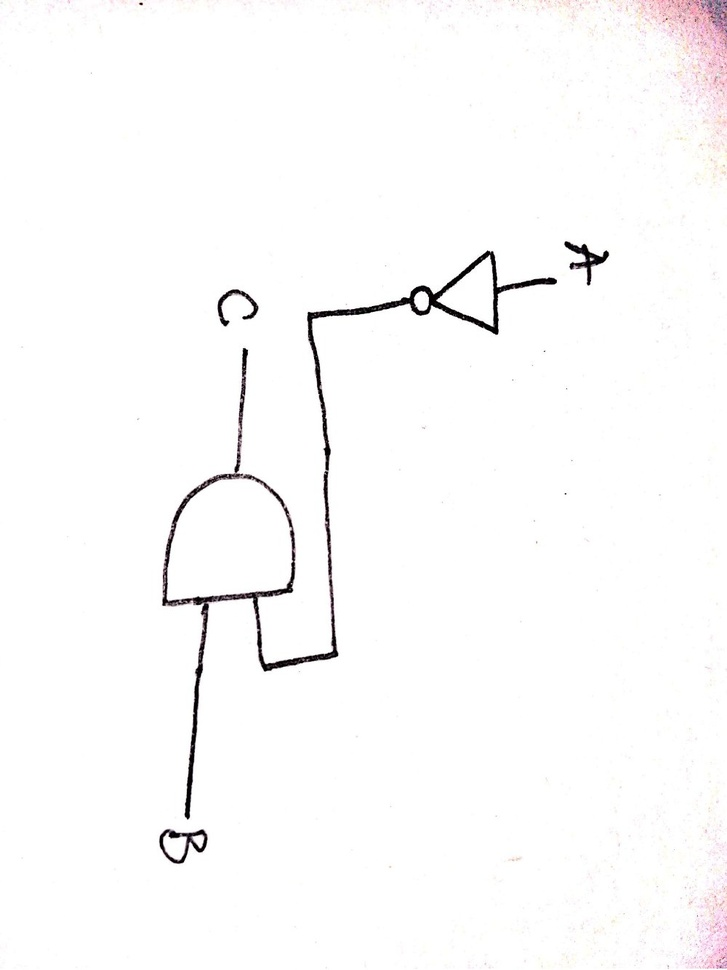
#> input picture example.jpg, 727 x 970 px, shrunk from 1000 x 1334 before the run
$ python -i image.py   (imports and definitions only)
#> lines starting #> are read from the running program, lines starting #| are printed output that depends on the picture; after the words box and inside, x2 and y2 are one past the last pixel; in counts of white or black regions, pixels touching at a corner belong together
#> further down, picture is the input picture: shape (970, 727, 3); mean B, G, R 251, 250.9, 251.5
import cv2
import numpy
from pathlib import Path


# [79 lines left out: functions load, save, draw_component_boxes, not called in this run]


def enhance(image: numpy.ndarray) -> numpy.ndarray:
    """
    Enhances the image by removing shadows and noise.

    Args:
        image (numpy.ndarray): The image to enhance.

    Returns:
        numpy.ndarray: The enhanced image.
    """

    grayscale_img = cv2.cvtColor(image, cv2.COLOR_BGR2GRAY)
    grayscale_img = cv2.fastNlMeansDenoising(grayscale_img, h=10)
    thresh_img = cv2.adaptiveThreshold(
        grayscale_img, 255,
        cv2.ADAPTIVE_THRESH_GAUSSIAN_C,
        cv2.THRESH_BINARY,
        blockSize=51, C=10
    )
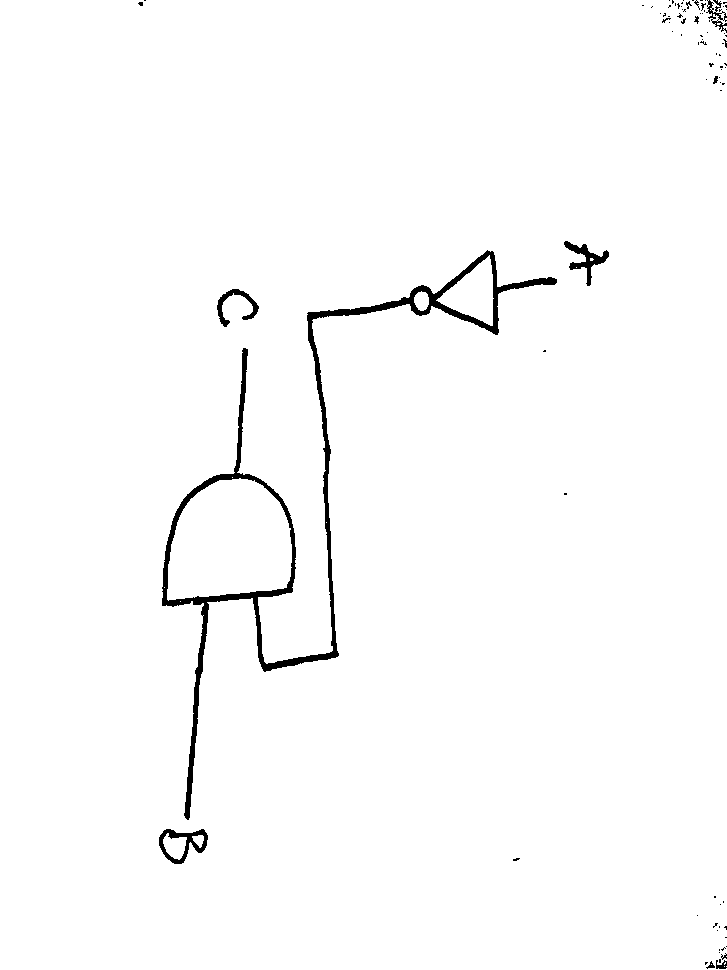
#> thresh_img: shape (970, 727); 98.4% white; 87 black regions (76 under 20 px), largest, box (x1, y1, x2, y2) and area: (162, 250, 557, 820) 8760, (159, 829, 208, 864) 619, (564, 241, 609, 286) 587

    blurred = cv2.GaussianBlur(thresh_img, (11, 11), sigmaX=0)
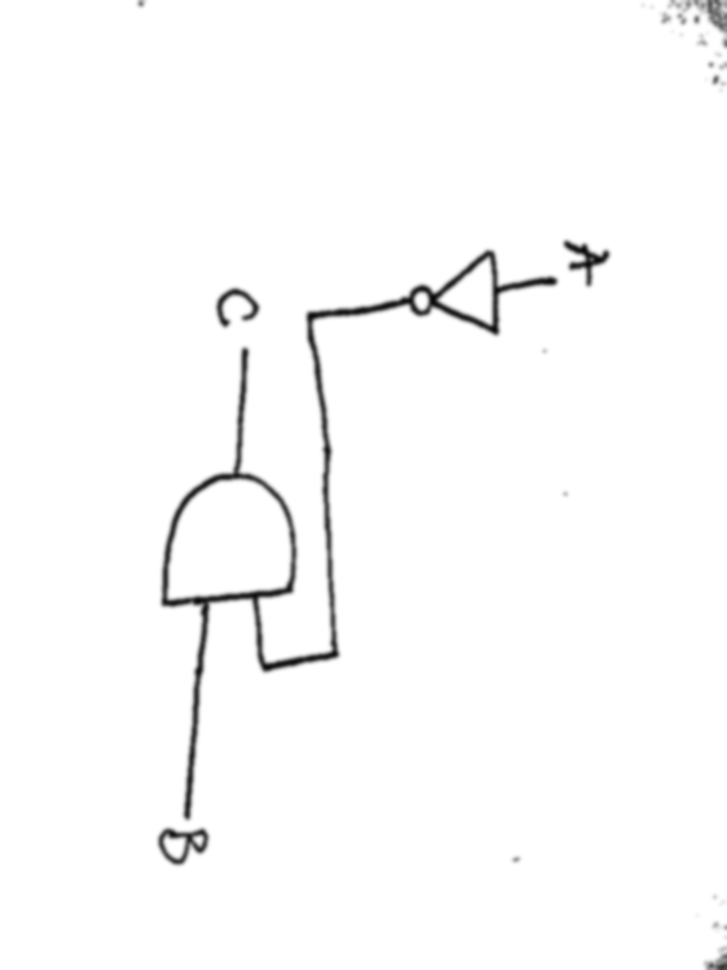
#> blurred: shape (970, 727); min 8, max 255, mean 251
    _, final = cv2.threshold(blurred, 127, 255, cv2.THRESH_BINARY)
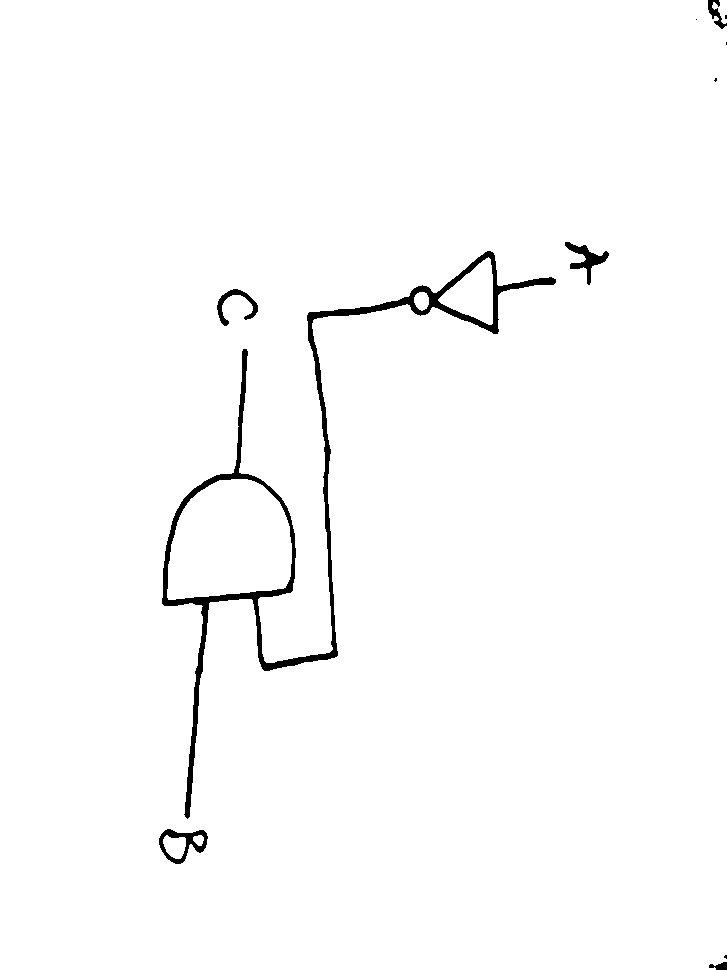
#> final: shape (970, 727); 98.5% white; 11 black regions (5 under 20 px), largest, box (x1, y1, x2, y2) and area: (162, 251, 556, 819) 8764, (159, 829, 208, 864) 618, (565, 242, 609, 285) 580, (217, 289, 258, 326) 426, (708, 0, 727, 29) 212, (709, 962, 727, 970) 95

    return final

>>> import cv2
>>> picture = cv2.imread('../../example.jpg')
>>> result = enhance(picture)

$ run again, on temp.jpg
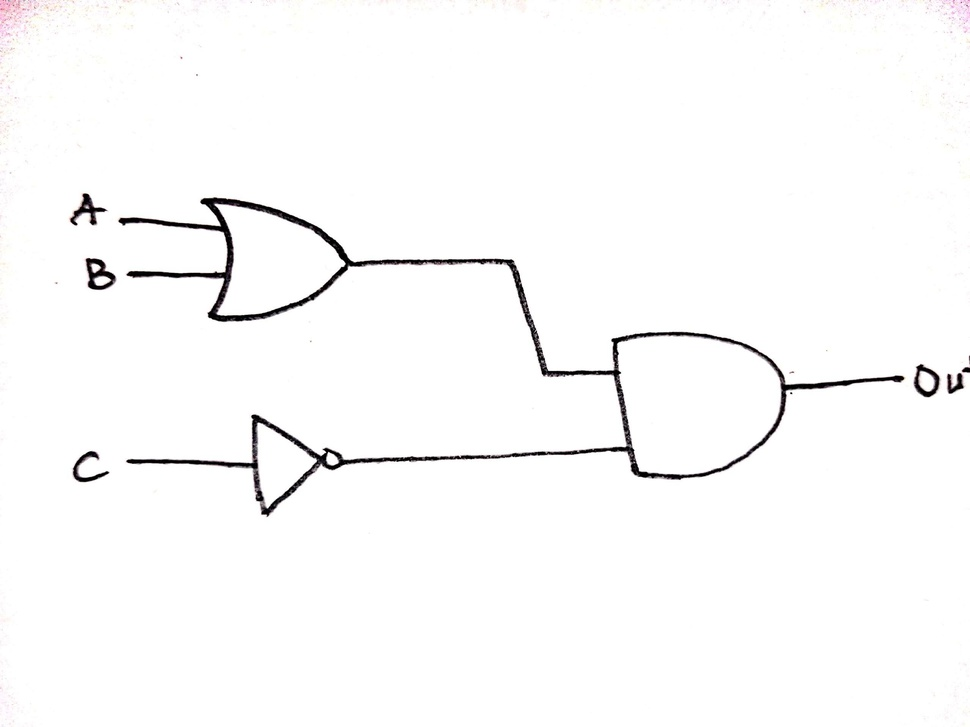
#> input picture temp.jpg, 970 x 727 px, shrunk from 2556 x 1916 before the run
#> picture is the input picture: shape (727, 970, 3); mean B, G, R 250.3, 250.3, 250.5
#> in enhance, `thresh_img = cv2.adaptiveThreshold( grayscale_img, 255, cv2.ADAPTIVE_T..`:
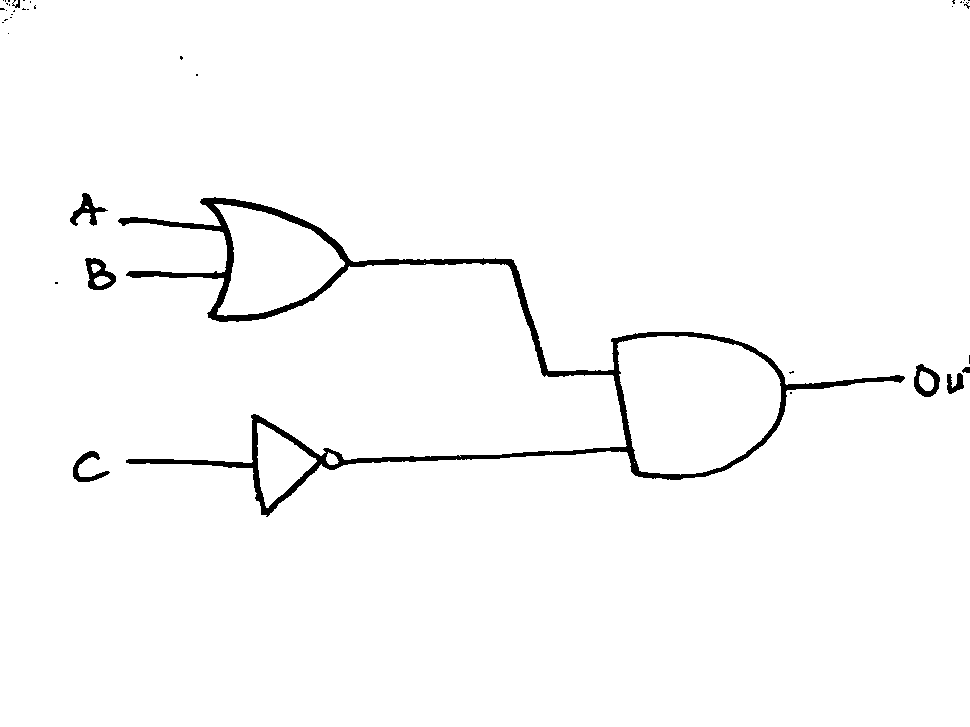
#> thresh_img: shape (727, 970); 97.9% white; 39 black regions (31 under 20 px), largest, box (x1, y1, x2, y2) and area: (118, 197, 905, 517) 12635, (85, 258, 116, 290) 501, (70, 193, 108, 226) 432
#> in enhance, `_, final = cv2.threshold(blurred, 127, 255, cv2.THRESH_BINARY)`:
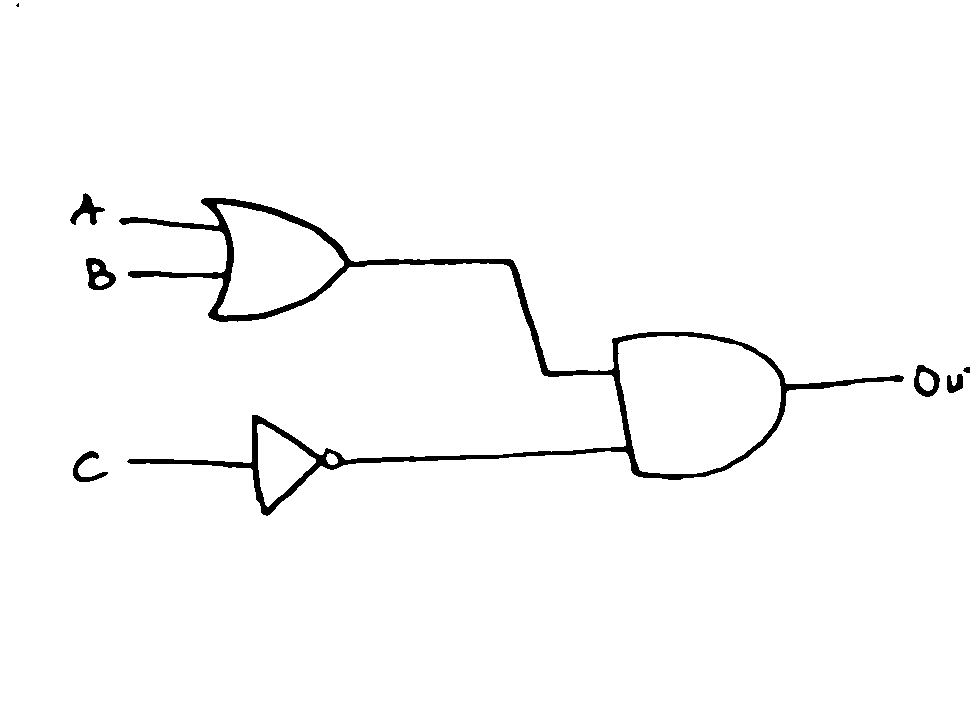
#> final: shape (727, 970); 97.9% white; 8 black regions (1 under 20 px), largest, box (x1, y1, x2, y2) and area: (119, 198, 904, 516) 12638, (86, 258, 116, 290) 523, (70, 193, 105, 225) 424
